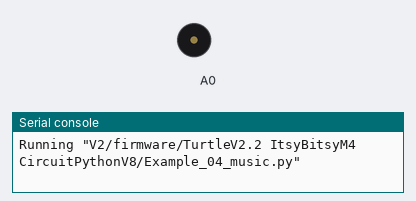
The program below on a simulated CircuitPython board. On the bench: buzzer (waves = sounding), the last lines printed to the serial console. At 5.3 s the program ends and the board releases its pins; the recording ends there.

Above: at 0.1 s.
At 2.1 s:
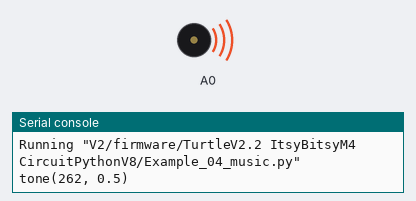
Timing chart, 0 to 5.3 s (numbered marks = the images above):
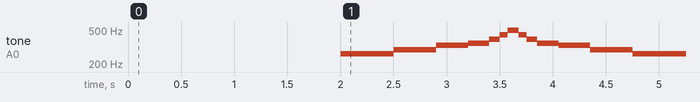

The program:

Example_04_music.py
```python
import simpleio
import random
import settings
from time import sleep


PIEZO_PIN = settings.speakerPin

'''
Can you adapt your favorite tune to code?
Add notes / frequencies from https://pages.mtu.edu/~suits/notefreqs.html
'''

DEBUG = True
if DEBUG: print('Running "%s"' % __file__)

# note / frequency
C4 = 262
D4 = 294
E4 = 330
F4 = 349
G4 = 392
A4 = 440
B4 = 494

# This is a list of tuples, i.e. (note, duration)
tune = [(C4, 0.5), (D4, 0.4), (E4, 0.3), (F4, 0.2), (G4, 0.1),
        (A4, 0.075), (B4, 0.05)]

sleep(2)  # wait for startup beeps to end

for note in tune:
    frequency, duration = note  # unpack the tuple
    if DEBUG: print("tone(%s, %s)" % (frequency, duration))
    simpleio.tone(PIEZO_PIN, frequency, duration=duration)

for note in tune[::-1]:  # list[::-1] reverses the order
    frequency, duration = note  # unpack the tuple
    if DEBUG: print("tone(%s, %s)" % (frequency, duration))
    simpleio.tone(PIEZO_PIN, frequency, duration=duration)
```

settings.py
```python
import board

DEBUG = True      # Print statements from turtle.py to console

if True: # settings for Itsy Robot Base Kit
    # robot specific parameters
    wheel_dia = 52.5     # mm (increase = decrease distance)
    wheel_base = 76.35  # mm (increase = spiral clockwise)

     # stepper parameters
    steps_rev = 512    # 512 for 64x gearbox, 128 for 16x gearbox
    delay_time = 2     # time between steps in ms (too quick will freeze motors)
    invert_direction = True # change if turtle running backward

    # servo parameters
    PEN_DOWN = 160     # angle of servo when pen is down
    PEN_UP = 75      # angle of servo when pen is up
    min_pulse = 750
    max_pulse = 2500

    servoPin = board.A1
    speakerPin = board.A0
    buttonPin = board.D12

    rightLEDPin = board.D7
    leftLEDPin = board.D11
    emitterPin = board.D5

    rightDetectorPin = board.A3
    leftDetectorPin = board.A2

    L_In1_Pin = board.D13  # has onboard LED on it
    L_In2_Pin = board.D10
    L_In3_Pin = board.A4
    L_In4_Pin = board.A5

    R_In1_Pin = board.SCK
    R_In2_Pin = board.MOSI
    R_In3_Pin = board.MISO
    R_In4_Pin = board.D9

else: # pins for IstyBitsy M4 Breadboard Robot
    # robot specific parameters
    wheel_dia = 57     # mm (increase = decrease distance)
    wheel_base = 106.8  # mm (increase = spiral clockwise)

    # stepper parameters
    steps_rev = 512    # 512 for 64x gearbox, 128 for 16x gearbox
    delay_time = 2     # time between steps in ms (too quick will freeze motors)
    invert_direction = False  # change if turtle running backward

    # servo parameters
    PEN_DOWN = 75     # angle of servo when pen is down
    PEN_UP = 160      # angle of servo when pen is up
    min_pulse = 750
    max_pulse = 2500

    servoPin = board.D7
    speakerPin = board.D5
    buttonPin = board.MISO

    leftLEDPin = board.A2
    rightLEDPin = board.A3
    emitterPin = board.A1

    rightDetectorPin = board.A4
    leftDetectorPin = board.A5

    L_In1_Pin = board.D13  # has onboard LED on it
    L_In2_Pin = board.D12
    L_In3_Pin = board.D11
    L_In4_Pin = board.D10

    R_In1_Pin = board.SCL
    R_In2_Pin = board.SDA
    R_In3_Pin = board.D1
    R_In4_Pin = board.D0
```

Measured:
- by itself, tone on A0: plays 262 Hz for 0.50 s, 294 Hz for 0.40 s, 330 Hz for 0.30 s, 349 Hz for 0.20 s, 392 Hz for 0.10 s, 440 Hz for 0.08 s … (13 notes in this stretch)
